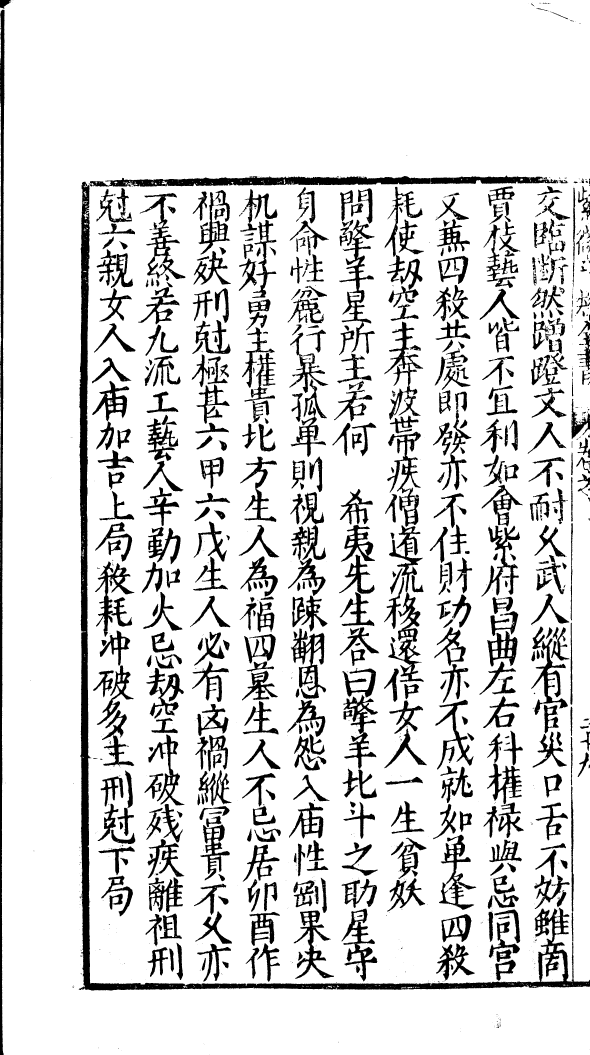
#> input picture tmp_sdzj0170/shuge_ocr/key_pages/p66_full300.png, 2360 x 4220 px, found by its file name (shown at 1/4 size)
$ python crop_p66.py
#> lines starting #> are read from the running program, lines starting #| are printed output that depends on the picture; after the words box and inside, x2 and y2 are one past the last pixel; in counts of white or black regions, pixels touching at a corner belong together
# -*- coding: utf-8 -*-
"""裁切 66 页目标区：左侧最末列下部（擎羊条目 必有卤祸/凶祸 词位），放大供字形结构核对"""
import sys
sys.stdout.reconfigure(encoding="utf-8")
from PIL import Image

src = r"D:\OH-WorkSpace\Destiny_agent\tmp_sdzj0170\shuge_ocr\key_pages\p66_full300.png"
img = Image.open(src)
#> img is the input picture: PIL image 2360x4220 RGB; 85.8% white; 1493 black regions (862 under 20 px), largest, box (x1, y1, x2, y2) and area: (316, 727, 2360, 3962) 147145, (355, 702, 2232, 747) 47001, (0, 38, 18, 4220) 42045
W, H = img.size
#> W = 2360; H = 4220
print("full", W, H)
#| full 2360 4220

# 最左列（第10列，右起）：x 约 40~400；目标词位在列底部 y 3000~4220
# 第一版：宽一点，列下部 60%，确认词位位置
c1 = img.crop((30, 1600, 420, H))
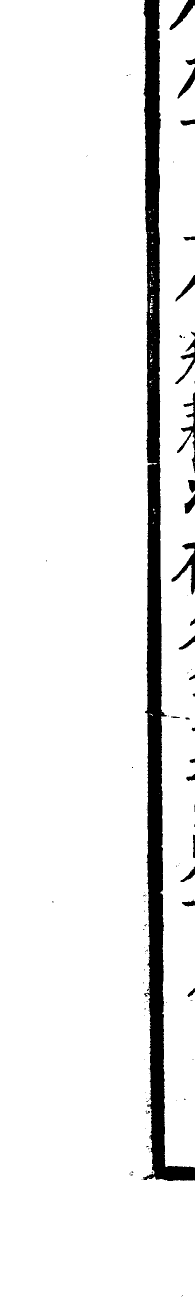
#> c1: PIL image 390x2620 RGB (shown at 1/2 size); 92.7% white; 97 black regions (70 under 20 px), largest, box (x1, y1, x2, y2) and area: (286, 0, 390, 2362) 65973, (343, 1085, 390, 1189) 1295, (354, 785, 390, 946) 1095
c1 = c1.resize((c1.width * 2, c1.height * 2), Image.LANCZOS)
#> c1: PIL image 780x5240 RGB
o1 = r"D:\OH-WorkSpace\Destiny_agent\tmp_sdzj0170\shuge_ocr\key_pages\p66_col10_lower.png"
c1.save(o1)
print("saved", o1, c1.size)
#| saved D:\OH-WorkSpace\Destiny_agent\tmp_sdzj0170\shuge_ocr\key_pages\p66_col10_lower.png (780, 5240)

# 第二版：底部 32%，目标词位大概率在这，4x 放大
c2 = img.crop((30, 2900, 420, H))
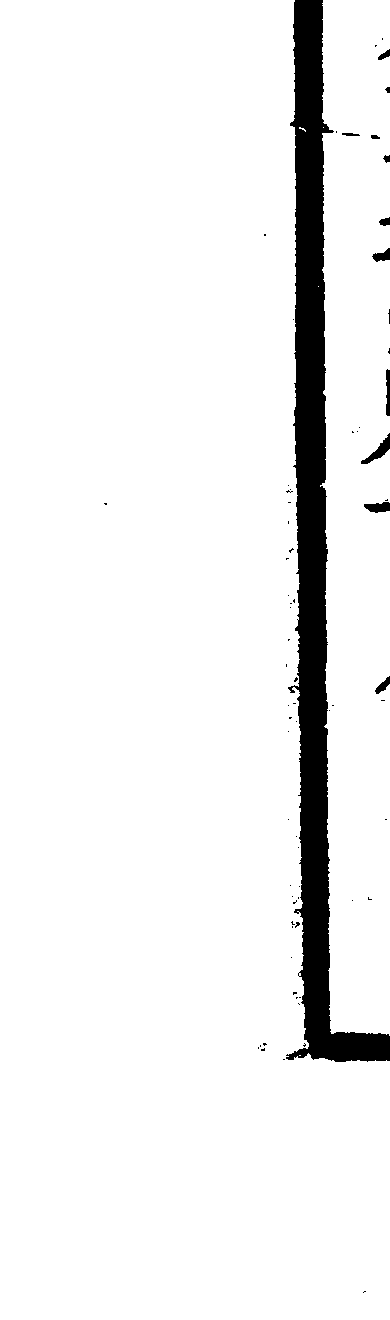
#> c2: PIL image 390x1320 RGB; 93.6% white; 72 black regions (60 under 20 px), largest, box (x1, y1, x2, y2) and area: (286, 0, 390, 1062) 31641, (361, 433, 390, 464) 280, (364, 502, 390, 513) 206
c2 = c2.resize((c2.width * 4, c2.height * 4), Image.LANCZOS)
#> c2: PIL image 1560x5280 RGB
o2 = r"D:\OH-WorkSpace\Destiny_agent\tmp_sdzj0170\shuge_ocr\key_pages\p66_target_4x.png"
c2.save(o2)
print("saved", o2, c2.size)
#| saved D:\OH-WorkSpace\Destiny_agent\tmp_sdzj0170\shuge_ocr\key_pages\p66_target_4x.png (1560, 5280)

$ run again, with tmp_sdzj0170/shuge_ocr/key_pages/p10_full300.png copied over tmp_sdzj0170/shuge_ocr/key_pages/p66_full300.png
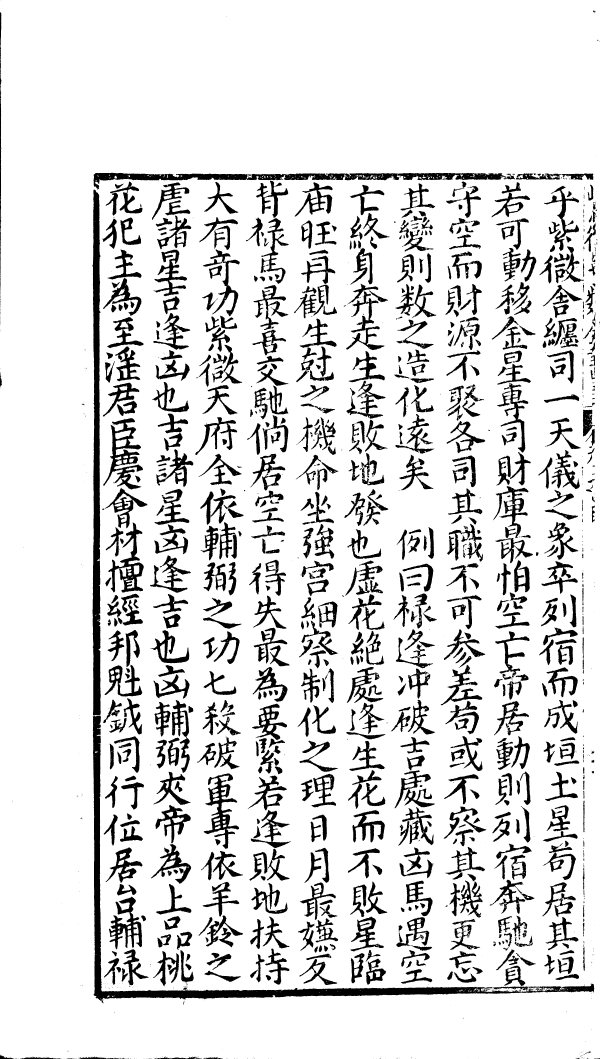
#> input picture tmp_sdzj0170/shuge_ocr/key_pages/p10_full300.png, 2399 x 4236 px, found by its file name (shown at 1/4 size)
#> img is the input picture: PIL image 2399x4236 RGB; 86.3% white; 1555 black regions (703 under 20 px), largest, box (x1, y1, x2, y2) and area: (369, 758, 2377, 4013) 132575, (374, 691, 2061, 757) 36493, (413, 1672, 572, 1958) 14541
#| full 2399 4236
#> `c1 = img.crop((30, 1600, 420, H))`:
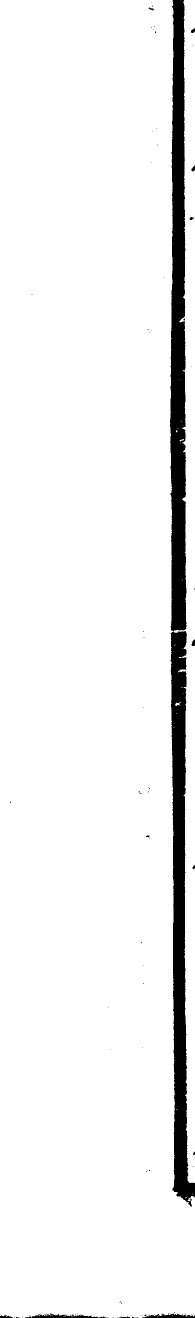
#> c1: PIL image 390x2636 RGB (shown at 1/2 size); 93.8% white; 92 black regions (80 under 20 px), largest, box (x1, y1, x2, y2) and area: (340, 0, 390, 2413) 62302, (51, 2627, 210, 2636) 706, (284, 2627, 390, 2636) 568
#| saved D:\OH-WorkSpace\Destiny_agent\tmp_sdzj0170\shuge_ocr\key_pages\p66_col10_lower.png (780, 5272)
#> `c2 = img.crop((30, 2900, 420, H))`:
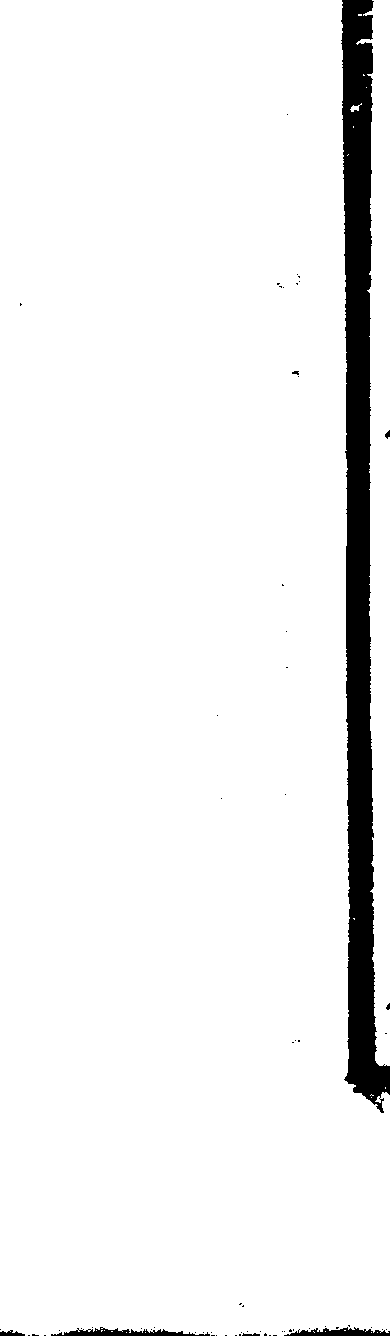
#> c2: PIL image 390x1336 RGB; 94.3% white; 65 black regions (58 under 20 px), largest, box (x1, y1, x2, y2) and area: (341, 0, 390, 1113) 28142, (51, 1327, 210, 1336) 706, (284, 1327, 390, 1336) 568
#| saved D:\OH-WorkSpace\Destiny_agent\tmp_sdzj0170\shuge_ocr\key_pages\p66_target_4x.png (1560, 5344)

$ run again, with tmp_sdzj0170/shuge_ocr/key_pages/p18_full300.png copied over tmp_sdzj0170/shuge_ocr/key_pages/p66_full300.png
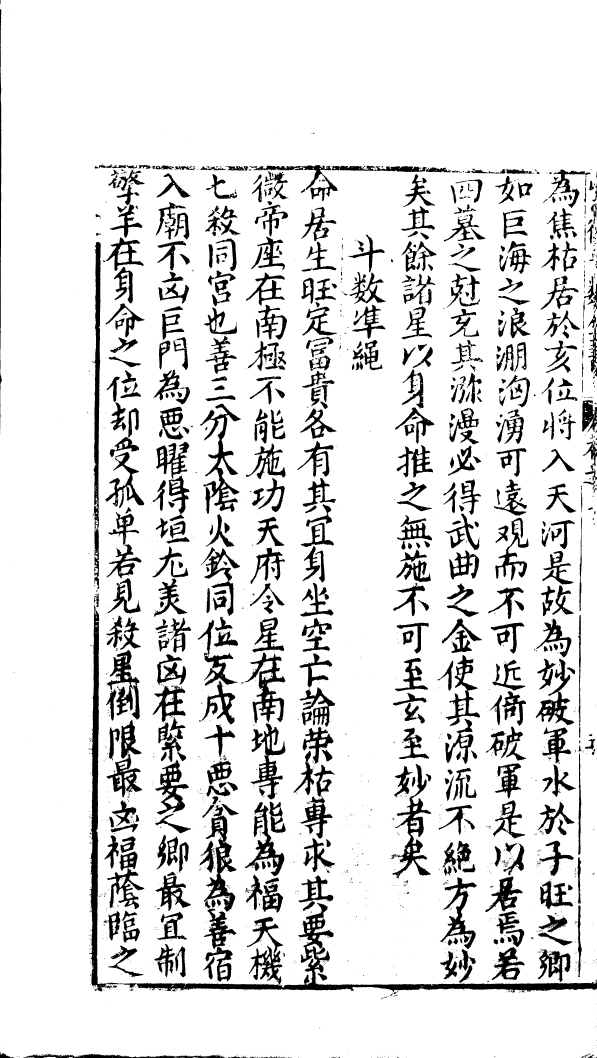
#> input picture tmp_sdzj0170/shuge_ocr/key_pages/p18_full300.png, 2387 x 4231 px, found by its file name (shown at 1/4 size)
#> img is the input picture: PIL image 2387x4231 RGB; 87.4% white; 3604 black regions (2837 under 20 px), largest, box (x1, y1, x2, y2) and area: (477, 3611, 2387, 3971) 65480, (358, 2420, 475, 3966) 34756, (371, 968, 403, 2308) 22179
#| full 2387 4231
#> `c1 = img.crop((30, 1600, 420, H))`:
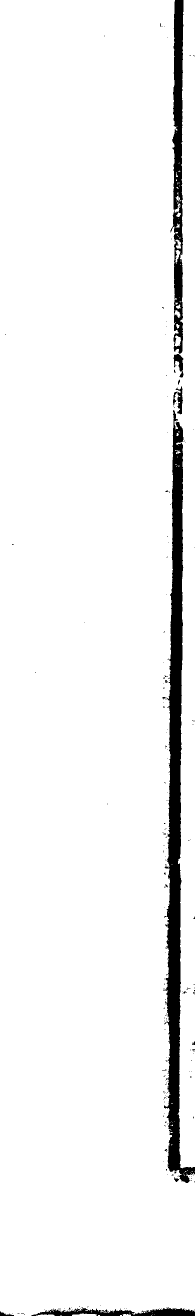
#> c1: PIL image 390x2631 RGB (shown at 1/2 size); 95.1% white; 203 black regions (191 under 20 px), largest, box (x1, y1, x2, y2) and area: (328, 820, 390, 2366) 34321, (341, 0, 367, 708) 10776, (63, 2614, 390, 2631) 2921
#| saved D:\OH-WorkSpace\Destiny_agent\tmp_sdzj0170\shuge_ocr\key_pages\p66_col10_lower.png (780, 5262)
#> `c2 = img.crop((30, 2900, 420, H))`:
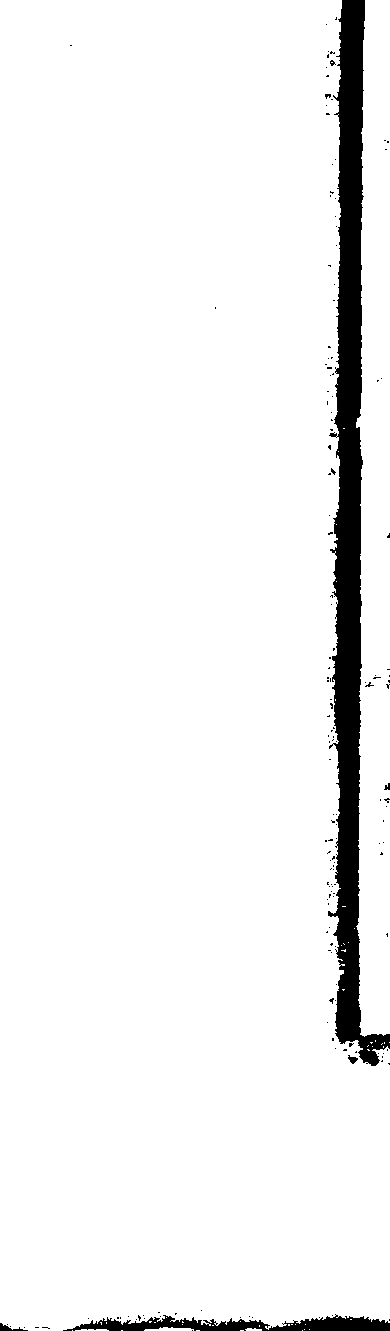
#> c2: PIL image 390x1331 RGB; 94.5% white; 159 black regions (152 under 20 px), largest, box (x1, y1, x2, y2) and area: (328, 0, 390, 1066) 24843, (63, 1314, 390, 1331) 2921, (0, 1323, 28, 1331) 90
#| saved D:\OH-WorkSpace\Destiny_agent\tmp_sdzj0170\shuge_ocr\key_pages\p66_target_4x.png (1560, 5324)

$ run again, with tmp_sdzj0170/shuge_ocr/key_pages/p201_full300.png copied over tmp_sdzj0170/shuge_ocr/key_pages/p66_full300.png
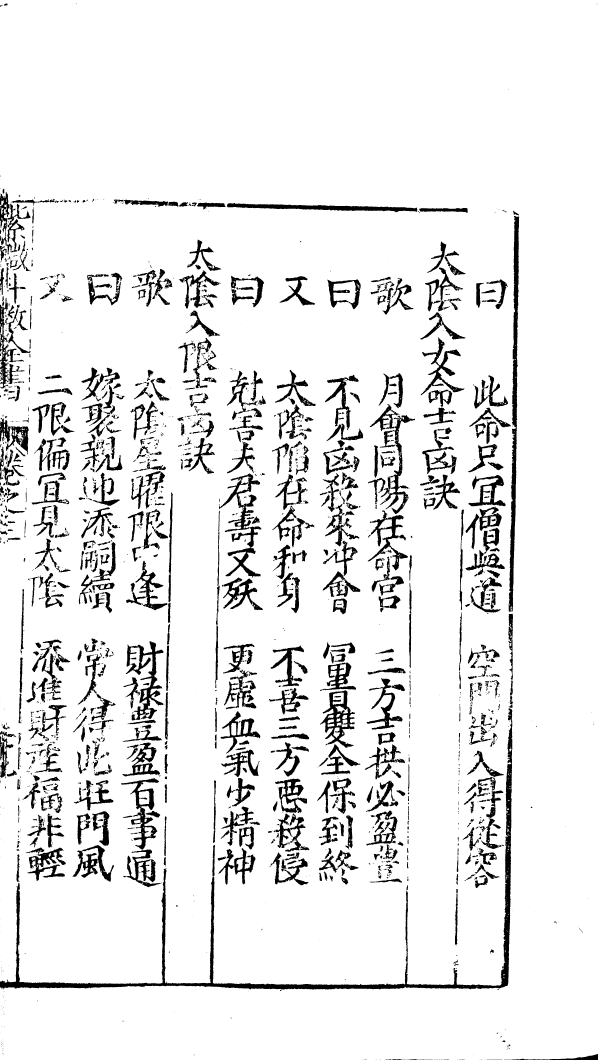
#> input picture tmp_sdzj0170/shuge_ocr/key_pages/p201_full300.png, 2391 x 4240 px, found by its file name (shown at 1/4 size)
#> img is the input picture: PIL image 2391x4240 RGB; 91.2% white; 1987 black regions (998 under 20 px), largest, box (x1, y1, x2, y2) and area: (0, 2833, 2050, 3958) 71340, (2034, 864, 2077, 2447) 25562, (876, 1894, 1046, 2311) 15970
#| full 2391 4240
#> `c1 = img.crop((30, 1600, 420, H))`:
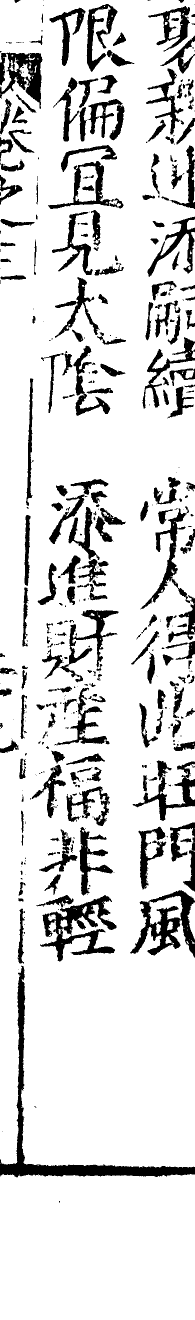
#> c1: PIL image 390x2640 RGB (shown at 1/2 size); 86.1% white; 458 black regions (229 under 20 px), largest, box (x1, y1, x2, y2) and area: (0, 1931, 390, 2355) 12023, (80, 1790, 233, 1923) 7157, (260, 1780, 390, 1916) 6716
#| saved D:\OH-WorkSpace\Destiny_agent\tmp_sdzj0170\shuge_ocr\key_pages\p66_col10_lower.png (780, 5280)
#> `c2 = img.crop((30, 2900, 420, H))`:
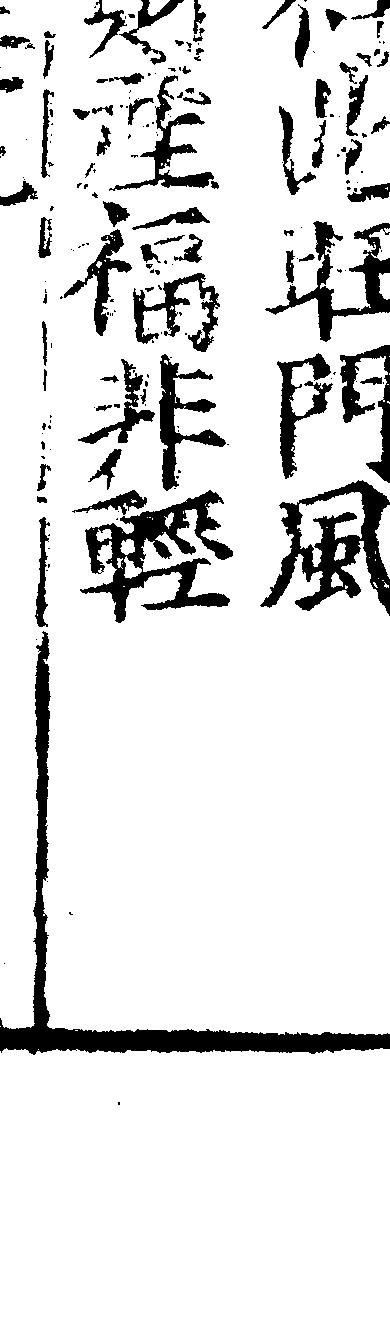
#> c2: PIL image 390x1340 RGB; 88.6% white; 202 black regions (118 under 20 px), largest, box (x1, y1, x2, y2) and area: (0, 631, 390, 1055) 12023, (80, 490, 233, 623) 7157, (260, 480, 390, 616) 6716
#| saved D:\OH-WorkSpace\Destiny_agent\tmp_sdzj0170\shuge_ocr\key_pages\p66_target_4x.png (1560, 5360)
